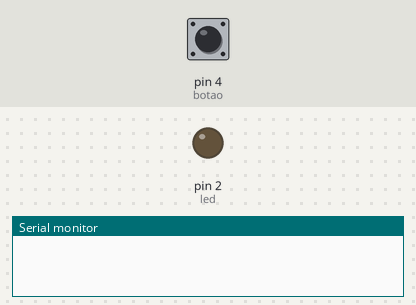
A program run on a simulated Arduino Uno, built with avr-gcc and run on an emulated ATmega328P. Shown: output pins drawn as LEDs (lit = HIGH), the last lines printed to the serial monitor. The test bench sets the inputs (shaded band); at power-on: pin 4 (botao) HIGH.

Above: at 1.2 s.
1.3 s: pin 4 (botao) pulled LOW for 0.15 s
At 4.2 s:
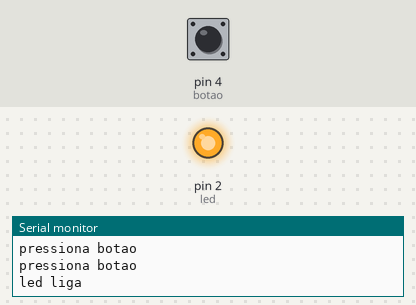
4.4 s: pin 4 (botao) driven LOW
7.4 s: pin 4 (botao) pulsed HIGH 2 times (0.12 s each, 0.3 s apart)
Timing chart, 0 to 10.4 s (numbered marks = the images above; inputs shaded):
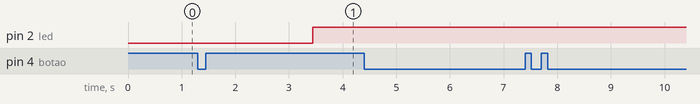

Measured:
- after the input at 1.3 s, pin 2 (led): LOW → HIGH after 2.1 s

The program:

main.cpp
```cpp
#include <Arduino.h>

int comecar_contagem=0;
unsigned long int tempo_anterior=0;
int BAUD_RATE=9600;
int botao = 4;
int led= 2;


void setup()
{
  //definir perifercos
  pinMode(led, OUTPUT);
  pinMode(botao, INPUT);

  digitalWrite(led,LOW);
  //definir porta série
  Serial.begin(BAUD_RATE);
}

void loop()
{


  //pressionar o botao
  if(digitalRead(botao)==LOW)
  {
    comecar_contagem=1;
    tempo_anterior=millis();
    Serial.println("pressiona botao");
  }

  if(comecar_contagem)
  {
    if(millis()-tempo_anterior>2000)
    {
      digitalWrite(led,HIGH);
      Serial.println("led liga");
      tempo_anterior=millis();
    }
  }

}
```
